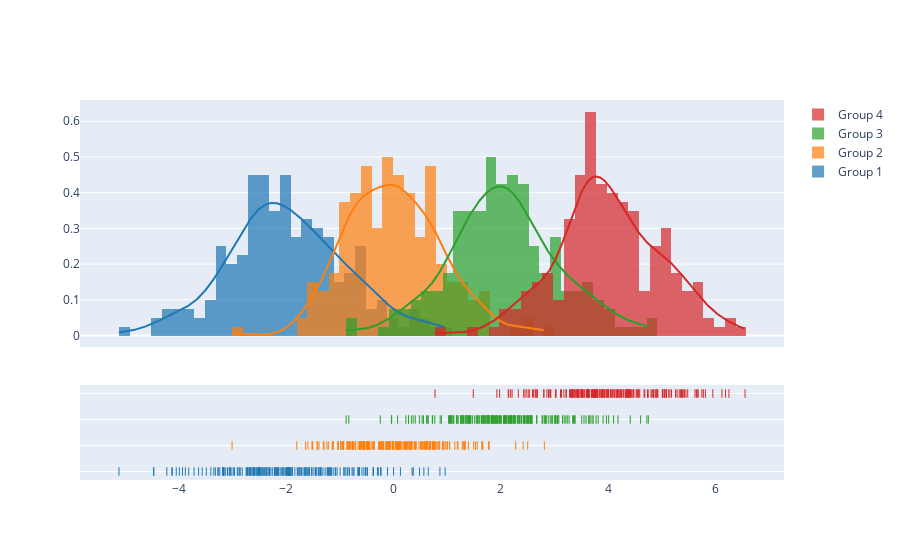

Notebook cell for this chart:
### Code cell
import plotly.figure_factory as ff

# Add histogram data
x1 = np.random.randn(200) - 2
x2 = np.random.randn(200)
x3 = np.random.randn(200) + 2
x4 = np.random.randn(200) + 4

# Group data together
hist_data = [x1, x2, x3, x4]

group_labels = ['Group 1', 'Group 2', 'Group 3', 'Group 4']

# Create distplot with custom bin_size
fig = ff.create_distplot(hist_data, group_labels, bin_size=.2)
fig.show()

### Figure 1 — Plotly figure (JSON) as saved in the notebook; plotly's stock layout.template omitted (floating-point values rounded to 4 significant figures; data arrays with more than 128 entries replaced by an {"elided": "..."} marker saying what was removed)
{"data": [{"autobinx": false, "histnorm": "probability density", "legendgroup": "Group 1", "marker": {"color": "rgb(31, 119, 180)"}, "name": "Group 1", "opacity": 0.7, "type": "histogram", "x": {"elided": "200 float values"}, "xaxis": "x", "xbins": {"end": 0.9646, "size": 0.2, "start": -5.111}, "yaxis": "y"}, {"autobinx": false, "histnorm": "probability density", "legendgroup": "Group 2", "marker": {"color": "rgb(255, 127, 14)"}, "name": "Group 2", "opacity": 0.7, "type": "histogram", "x": {"elided": "200 float values"}, "xaxis": "x", "xbins": {"end": 2.813, "size": 0.2, "start": -3.004}, "yaxis": "y"}, {"autobinx": false, "histnorm": "probability density", "legendgroup": "Group 3", "marker": {"color": "rgb(44, 160, 44)"}, "name": "Group 3", "opacity": 0.7, "type": "histogram", "x": {"elided": "200 float values"}, "xaxis": "x", "xbins": {"end": 4.75, "size": 0.2, "start": -0.8799}, "yaxis": "y"}, {"autobinx": false, "histnorm": "probability density", "legendgroup": "Group 4", "marker": {"color": "rgb(214, 39, 40)"}, "name": "Group 4", "opacity": 0.7, "type": "histogram", "x": {"elided": "200 float values"}, "xaxis": "x", "xbins": {"end": 6.551, "size": 0.2, "start": 0.7767}, "yaxis": "y"}, {"legendgroup": "Group 1", "marker": {"color": "rgb(31, 119, 180)"}, "mode": "lines", "name": "Group 1", "showlegend": false, "type": "scatter", "x": {"elided": "500 float values"}, "xaxis": "x", "y": {"elided": "500 float values"}, "yaxis": "y"}, {"legendgroup": "Group 2", "marker": {"color": "rgb(255, 127, 14)"}, "mode": "lines", "name": "Group 2", "showlegend": false, "type": "scatter", "x": {"elided": "500 float values"}, "xaxis": "x", "y": {"elided": "500 float values"}, "yaxis": "y"}, {"legendgroup": "Group 3", "marker": {"color": "rgb(44, 160, 44)"}, "mode": "lines", "name": "Group 3", "showlegend": false, "type": "scatter", "x": {"elided": "500 float values"}, "xaxis": "x", "y": {"elided": "500 float values"}, "yaxis": "y"}, {"legendgroup": "Group 4", "marker": {"color": "rgb(214, 39, 40)"}, "mode": "lines", "name": "Group 4", "showlegend": false, "type": "scatter", "x": {"elided": "500 float values"}, "xaxis": "x", "y": {"elided": "500 float values"}, "yaxis": "y"}, {"legendgroup": "Group 1", "marker": {"color": "rgb(31, 119, 180)", "symbol": "line-ns-open"}, "mode": "markers", "name": "Group 1", "showlegend": false, "type": "scatter", "x": {"elided": "200 float values"}, "xaxis": "x", "y": {"elided": "200 str values"}, "yaxis": "y2"}, {"legendgroup": "Group 2", "marker": {"color": "rgb(255, 127, 14)", "symbol": "line-ns-open"}, "mode": "markers", "name": "Group 2", "showlegend": false, "type": "scatter", "x": {"elided": "200 float values"}, "xaxis": "x", "y": {"elided": "200 str values"}, "yaxis": "y2"}, {"legendgroup": "Group 3", "marker": {"color": "rgb(44, 160, 44)", "symbol": "line-ns-open"}, "mode": "markers", "name": "Group 3", "showlegend": false, "type": "scatter", "x": {"elided": "200 float values"}, "xaxis": "x", "y": {"elided": "200 str values"}, "yaxis": "y2"}, {"legendgroup": "Group 4", "marker": {"color": "rgb(214, 39, 40)", "symbol": "line-ns-open"}, "mode": "markers", "name": "Group 4", "showlegend": false, "type": "scatter", "x": {"elided": "200 float values"}, "xaxis": "x", "y": {"elided": "200 str values"}, "yaxis": "y2"}], "layout": {"barmode": "overlay", "hovermode": "closest", "legend": {"traceorder": "reversed"}, "xaxis": {"anchor": "y2", "domain": [0.0, 1.0], "zeroline": false}, "yaxis": {"anchor": "free", "domain": [0.35, 1], "position": 0.0}, "yaxis2": {"anchor": "x", "domain": [0, 0.25], "dtick": 1, "showticklabels": false}}}
